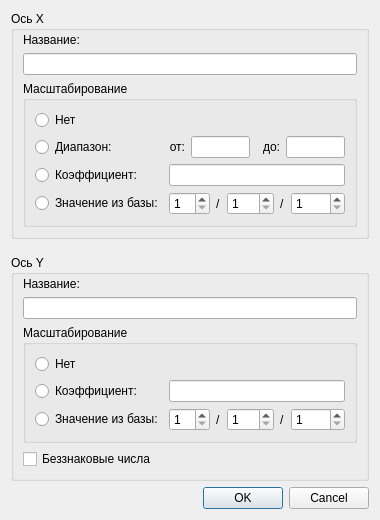
<ui version="4.0" >
 <class>SlotDialog</class>
 <widget class="QDialog" name="SlotDialog" >
  <property name="geometry" >
   <rect>
    <x>0</x>
    <y>0</y>
    <width>360</width>
    <height>493</height>
   </rect>
  </property>
  <property name="windowTitle" >
   <string>Dialog</string>
  </property>
  <layout class="QVBoxLayout" name="verticalLayout_3" >
   <item>
    <widget class="QGroupBox" name="groupBox_2" >
     <property name="title" >
      <string>Ось X</string>
     </property>
     <layout class="QVBoxLayout" name="verticalLayout" >
      <property name="topMargin" >
       <number>2</number>
      </property>
      <item>
       <widget class="QLabel" name="label_5" >
        <property name="text" >
         <string>Название:</string>
        </property>
       </widget>
      </item>
      <item>
       <widget class="QLineEdit" name="xname" />
      </item>
      <item>
       <widget class="QGroupBox" name="groupBox_3" >
        <property name="title" >
         <string>Масштабирование</string>
        </property>
        <property name="flat" >
         <bool>false</bool>
        </property>
        <layout class="QGridLayout" name="gridLayout" >
         <item row="0" column="0" >
          <widget class="QRadioButton" name="xscale_none" >
           <property name="text" >
            <string>Нет</string>
           </property>
          </widget>
         </item>
         <item row="1" column="0" >
          <widget class="QRadioButton" name="xscale_int" >
           <property name="text" >
            <string>Диапазон:</string>
           </property>
          </widget>
         </item>
         <item row="1" column="1" >
          <layout class="QHBoxLayout" name="horizontalLayout_3" >
           <item>
            <widget class="QLabel" name="label_9" >
             <property name="text" >
              <string>от:</string>
             </property>
             <property name="alignment" >
              <set>Qt::AlignRight|Qt::AlignTrailing|Qt::AlignVCenter</set>
             </property>
            </widget>
           </item>
           <item>
            <widget class="QLineEdit" name="xscale_int_a" />
           </item>
           <item>
            <widget class="QLabel" name="label_10" >
             <property name="text" >
              <string>  до:</string>
             </property>
             <property name="alignment" >
              <set>Qt::AlignRight|Qt::AlignTrailing|Qt::AlignVCenter</set>
             </property>
            </widget>
           </item>
           <item>
            <widget class="QLineEdit" name="xscale_int_b" />
           </item>
          </layout>
         </item>
         <item row="2" column="0" >
          <widget class="QRadioButton" name="xscale_coeff" >
           <property name="text" >
            <string>Коэффициент:</string>
           </property>
          </widget>
         </item>
         <item row="2" column="1" >
          <widget class="QLineEdit" name="xscale_coeff_value" />
         </item>
         <item row="3" column="0" >
          <widget class="QRadioButton" name="xscale_base" >
           <property name="text" >
            <string>Значение из базы:</string>
           </property>
          </widget>
         </item>
         <item row="3" column="1" >
          <layout class="QHBoxLayout" name="horizontalLayout_2" >
           <item>
            <widget class="QSpinBox" name="xscale_base_m" >
             <property name="toolTip" >
              <string>Номер модуля</string>
             </property>
             <property name="minimum" >
              <number>1</number>
             </property>
            </widget>
           </item>
           <item>
            <widget class="QLabel" name="label_7" >
             <property name="text" >
              <string>/</string>
             </property>
            </widget>
           </item>
           <item>
            <widget class="QSpinBox" name="xscale_base_s" >
             <property name="toolTip" >
              <string>Номер слота</string>
             </property>
             <property name="minimum" >
              <number>1</number>
             </property>
             <property name="maximum" >
              <number>999</number>
             </property>
            </widget>
           </item>
           <item>
            <widget class="QLabel" name="label_8" >
             <property name="text" >
              <string>/</string>
             </property>
            </widget>
           </item>
           <item>
            <widget class="QSpinBox" name="xscale_base_n" >
             <property name="toolTip" >
              <string>Номер параметра</string>
             </property>
             <property name="minimum" >
              <number>1</number>
             </property>
             <property name="maximum" >
              <number>9999</number>
             </property>
            </widget>
           </item>
          </layout>
         </item>
        </layout>
       </widget>
      </item>
     </layout>
    </widget>
   </item>
   <item>
    <spacer name="verticalSpacer" >
     <property name="orientation" >
      <enum>Qt::Vertical</enum>
     </property>
     <property name="sizeType" >
      <enum>QSizePolicy::Fixed</enum>
     </property>
     <property name="sizeHint" stdset="0" >
      <size>
       <width>20</width>
       <height>10</height>
      </size>
     </property>
    </spacer>
   </item>
   <item>
    <widget class="QGroupBox" name="groupBox_4" >
     <property name="title" >
      <string>Ось Y</string>
     </property>
     <layout class="QVBoxLayout" name="verticalLayout_2" >
      <property name="topMargin" >
       <number>2</number>
      </property>
      <item>
       <widget class="QLabel" name="label_6" >
        <property name="text" >
         <string>Название:</string>
        </property>
       </widget>
      </item>
      <item>
       <widget class="QLineEdit" name="yname" />
      </item>
      <item>
       <widget class="QGroupBox" name="groupBox_5" >
        <property name="title" >
         <string>Масштабирование</string>
        </property>
        <property name="flat" >
         <bool>false</bool>
        </property>
        <layout class="QGridLayout" name="gridLayout_2" >
         <item row="0" column="0" >
          <widget class="QRadioButton" name="yscale_none" >
           <property name="text" >
            <string>Нет</string>
           </property>
          </widget>
         </item>
         <item row="1" column="0" >
          <widget class="QRadioButton" name="yscale_coeff" >
           <property name="text" >
            <string>Коэффициент:</string>
           </property>
          </widget>
         </item>
         <item row="1" column="1" >
          <widget class="QLineEdit" name="yscale_coeff_value" />
         </item>
         <item row="2" column="0" >
          <widget class="QRadioButton" name="yscale_base" >
           <property name="text" >
            <string>Значение из базы:</string>
           </property>
          </widget>
         </item>
         <item row="2" column="1" >
          <layout class="QHBoxLayout" name="horizontalLayout_5" >
           <item>
            <widget class="QSpinBox" name="yscale_base_m" >
             <property name="toolTip" >
              <string>Номер модуля</string>
             </property>
             <property name="minimum" >
              <number>1</number>
             </property>
            </widget>
           </item>
           <item>
            <widget class="QLabel" name="label_13" >
             <property name="text" >
              <string>/</string>
             </property>
            </widget>
           </item>
           <item>
            <widget class="QSpinBox" name="yscale_base_s" >
             <property name="toolTip" >
              <string>Номер слота</string>
             </property>
             <property name="minimum" >
              <number>1</number>
             </property>
             <property name="maximum" >
              <number>999</number>
             </property>
            </widget>
           </item>
           <item>
            <widget class="QLabel" name="label_14" >
             <property name="text" >
              <string>/</string>
             </property>
            </widget>
           </item>
           <item>
            <widget class="QSpinBox" name="yscale_base_n" >
             <property name="toolTip" >
              <string>Номер параметра</string>
             </property>
             <property name="minimum" >
              <number>1</number>
             </property>
             <property name="maximum" >
              <number>9999</number>
             </property>
            </widget>
           </item>
          </layout>
         </item>
        </layout>
       </widget>
      </item>
      <item>
       <widget class="QCheckBox" name="yunsigned" >
        <property name="text" >
         <string>Беззнаковые числа</string>
        </property>
       </widget>
      </item>
     </layout>
    </widget>
   </item>
   <item>
    <widget class="QDialogButtonBox" name="buttonBox" >
     <property name="orientation" >
      <enum>Qt::Horizontal</enum>
     </property>
     <property name="standardButtons" >
      <set>QDialogButtonBox::Cancel|QDialogButtonBox::Ok</set>
     </property>
    </widget>
   </item>
  </layout>
 </widget>
 <tabstops>
  <tabstop>xname</tabstop>
  <tabstop>xscale_none</tabstop>
  <tabstop>xscale_int</tabstop>
  <tabstop>xscale_int_a</tabstop>
  <tabstop>xscale_int_b</tabstop>
  <tabstop>xscale_coeff</tabstop>
  <tabstop>xscale_coeff_value</tabstop>
  <tabstop>xscale_base</tabstop>
  <tabstop>xscale_base_m</tabstop>
  <tabstop>xscale_base_s</tabstop>
  <tabstop>xscale_base_n</tabstop>
  <tabstop>yname</tabstop>
  <tabstop>yscale_none</tabstop>
  <tabstop>yscale_coeff</tabstop>
  <tabstop>yscale_coeff_value</tabstop>
  <tabstop>yscale_base</tabstop>
  <tabstop>yscale_base_m</tabstop>
  <tabstop>yscale_base_s</tabstop>
  <tabstop>yscale_base_n</tabstop>
  <tabstop>yunsigned</tabstop>
  <tabstop>buttonBox</tabstop>
 </tabstops>
 <resources/>
 <connections>
  <connection>
   <sender>buttonBox</sender>
   <signal>accepted()</signal>
   <receiver>SlotDialog</receiver>
   <slot>accept()</slot>
   <hints>
    <hint type="sourcelabel" >
     <x>257</x>
     <y>483</y>
    </hint>
    <hint type="destinationlabel" >
     <x>157</x>
     <y>274</y>
    </hint>
   </hints>
  </connection>
  <connection>
   <sender>buttonBox</sender>
   <signal>rejected()</signal>
   <receiver>SlotDialog</receiver>
   <slot>reject()</slot>
   <hints>
    <hint type="sourcelabel" >
     <x>325</x>
     <y>483</y>
    </hint>
    <hint type="destinationlabel" >
     <x>286</x>
     <y>274</y>
    </hint>
   </hints>
  </connection>
 </connections>
</ui>
